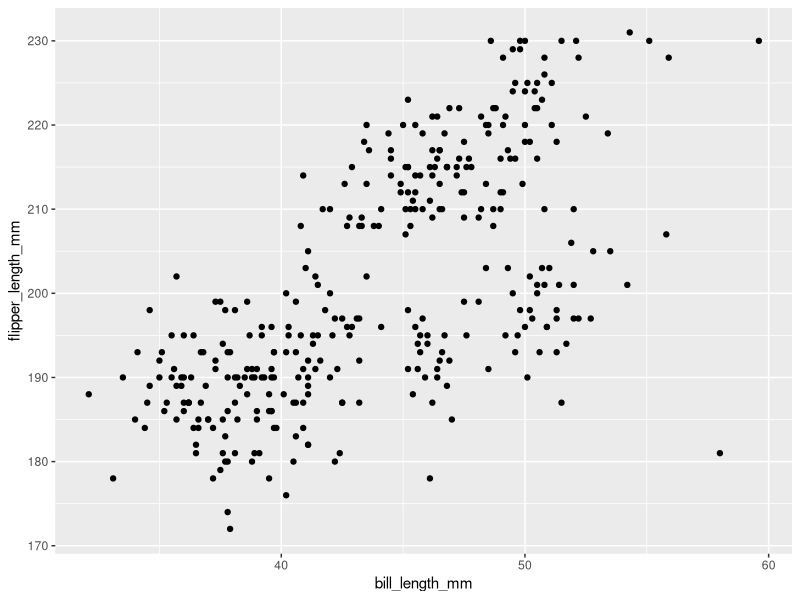
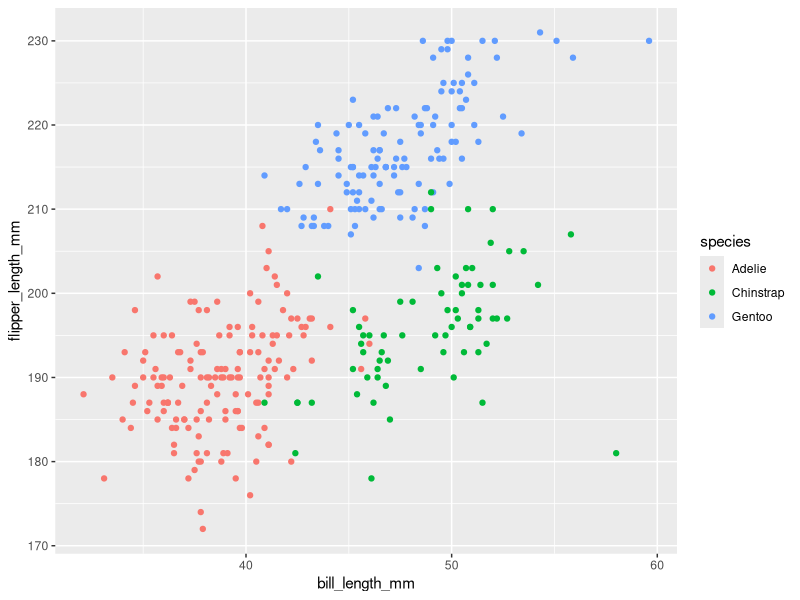
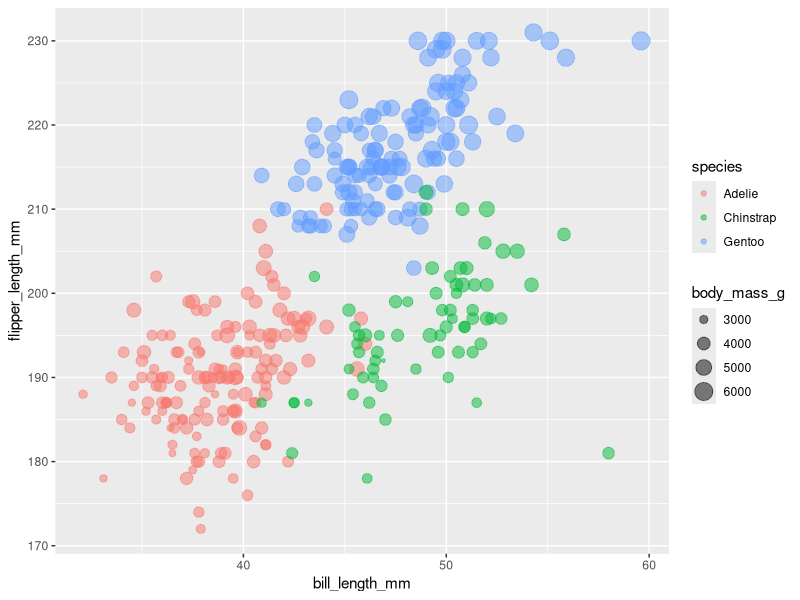
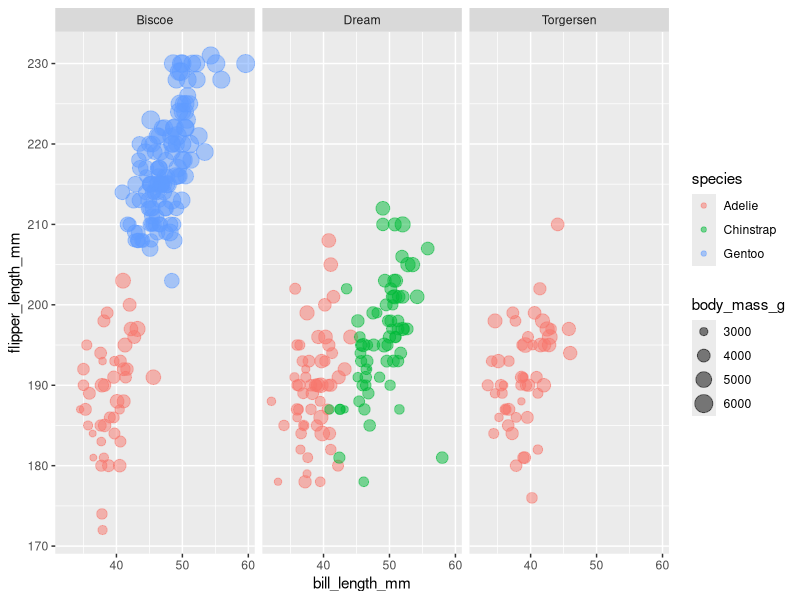
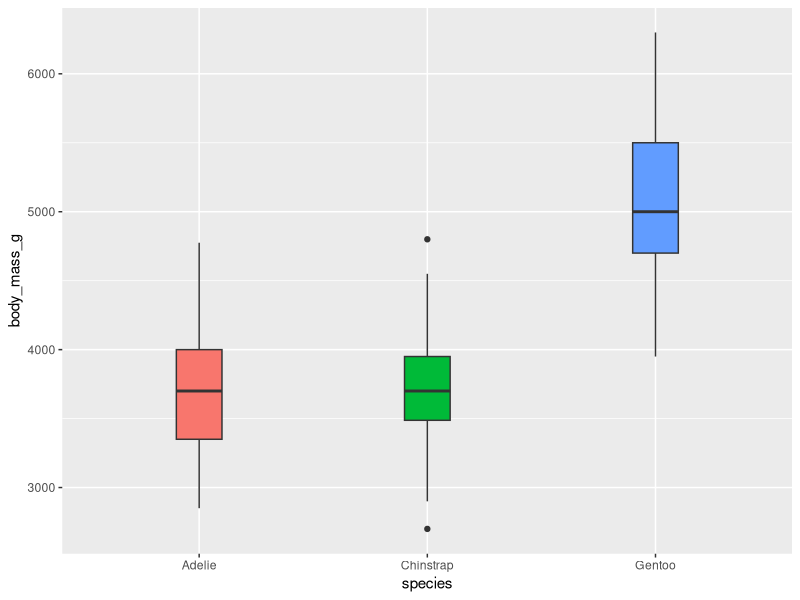
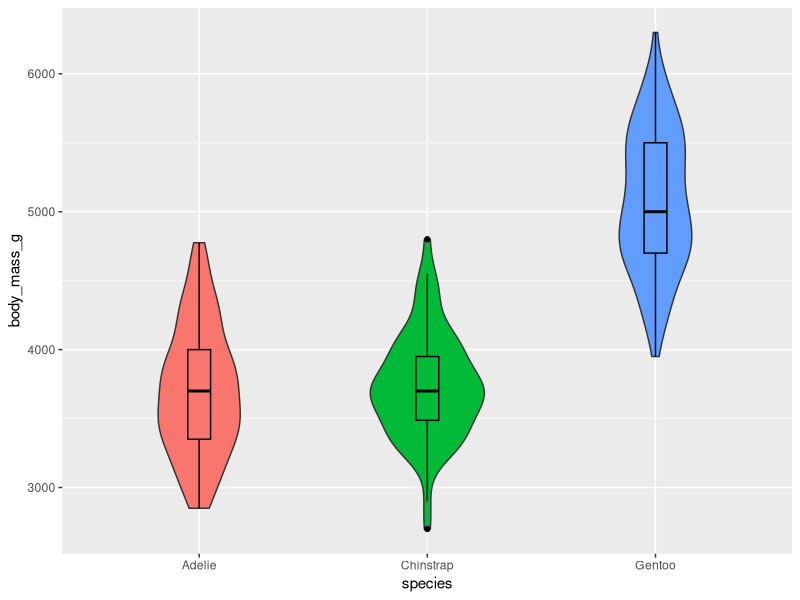
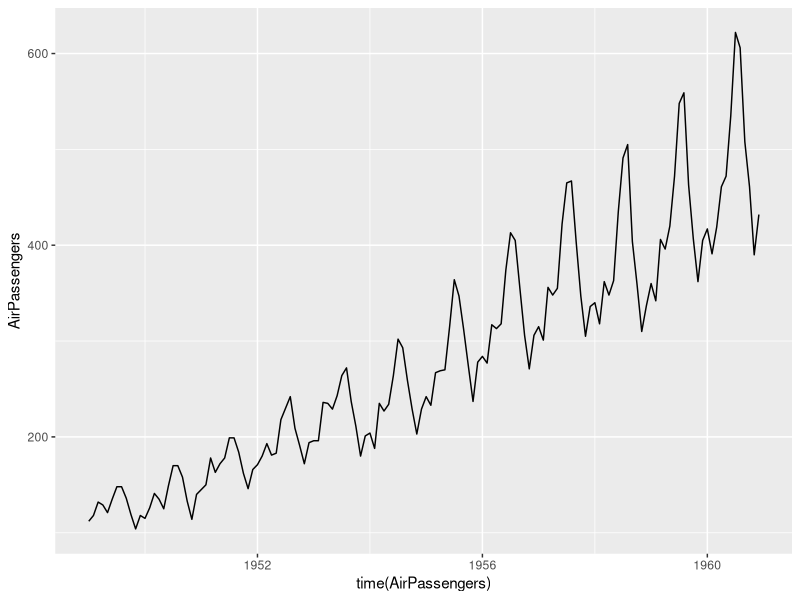
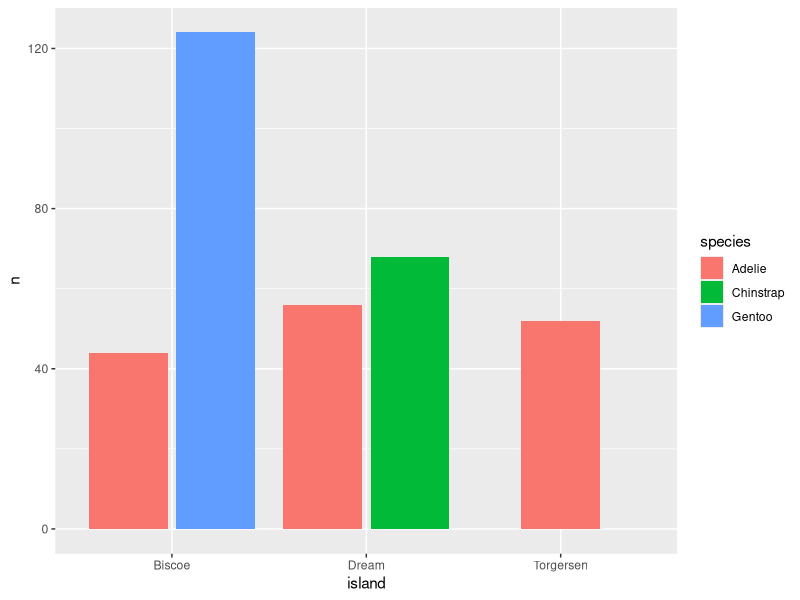

Write the R code that produced these figures, in order.
## ---- chunk 1
library(ggplot2)
library(palmerpenguins)
data(package = 'palmerpenguins')
# attributes(penguins$bill_length_mm)$label <- "Bill length (mm)"
## ---- chunk 2
#| echo: true
#| warning: false
ggplot(data = penguins,
       mapping = aes(x = bill_length_mm, 
                     y = flipper_length_mm)) +
    geom_point()
## ---- chunk 3
#| echo: true
#| warning: false
ggplot(penguins, 
       mapping = aes(x = bill_length_mm, 
                     y = flipper_length_mm, 
                     color = species)) + 
    geom_point()
## ---- chunk 4
#| echo: true
#| warning: false
ggplot(penguins, 
       mapping = aes(x = bill_length_mm, 
                     y = flipper_length_mm, 
                     color = species, 
                     size = body_mass_g)) + 
    geom_point(alpha = 0.5)
## ---- chunk 5
#| echo: true
#| warning: false
ggplot(penguins, 
       mapping = aes(x = bill_length_mm, 
                     y = flipper_length_mm, 
                     color = species, 
                     size = body_mass_g)) + 
    geom_point(alpha = 0.5) +
    facet_wrap(~island)
## ---- chunk 6
#| echo: true
#| warning: false
ggplot(penguins,
       mapping = aes(y = body_mass_g, 
                     x = species, 
                     fill = species)) +
    geom_boxplot(width = 0.2, show.legend = FALSE)
## ---- chunk 7
# geom_boxplot(position = position_dodge2(preserve = "single"))
## ---- chunk 8
#| echo: true
#| warning: false
ggplot(penguins,
       mapping = aes(y = body_mass_g, 
                     x = species, 
                     fill = species)) +
    geom_violin(width = 0.5, show.legend = FALSE) + 
    geom_boxplot(width = 0.1, color = "black", show.legend = FALSE)
## ---- chunk 9
#| echo: false
#| warning: false
ggplot() + 
    aes(x = time(AirPassengers), y = AirPassengers) + 
    geom_line()
## ---- chunk 10
library(dplyr)
# nba = read.csv("http://datasets.flowingdata.com/ppg2008.csv")
## ---- chunk 11
#| echo: true
penguins |> 
    count(island, species) |> 
    ggplot() + 
    aes(x = island, y = n, fill = species) + 
    geom_bar(stat = "identity", 
             position = position_dodge2(preserve = "single"))
